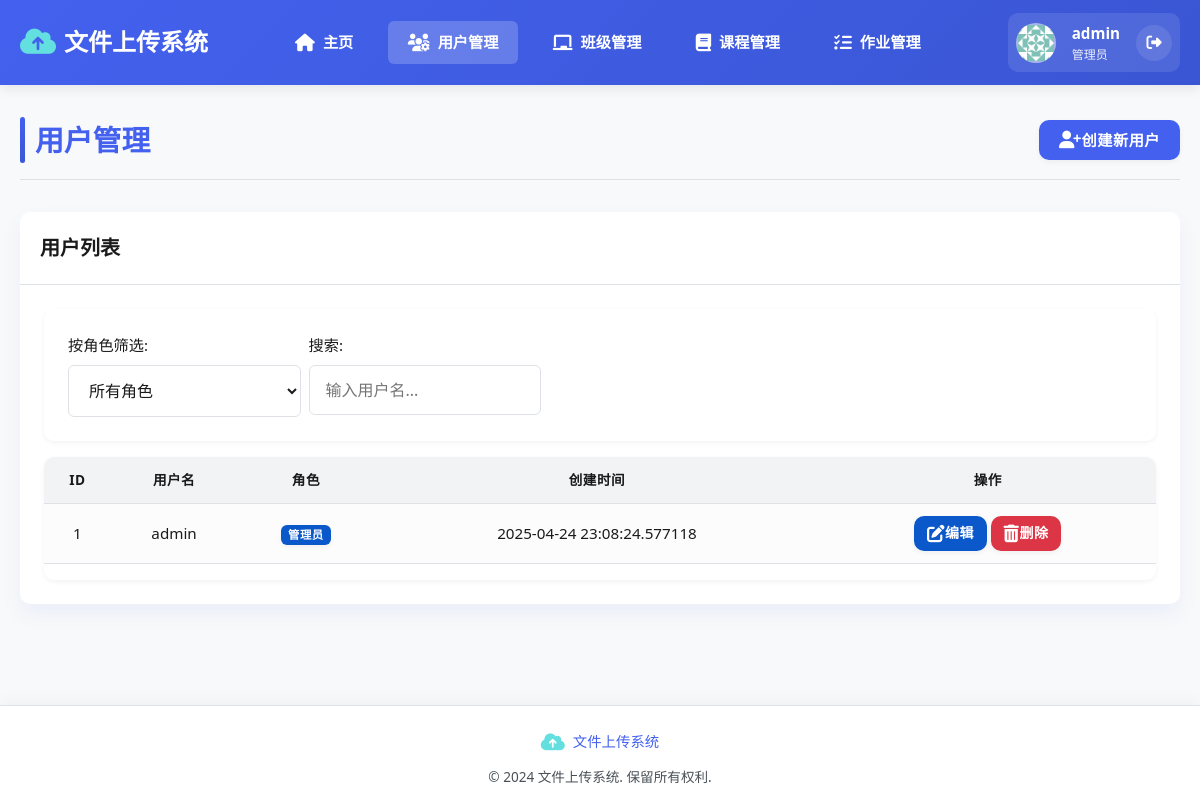
/admin/users (signed in), run on an earlier commit of the app's database.
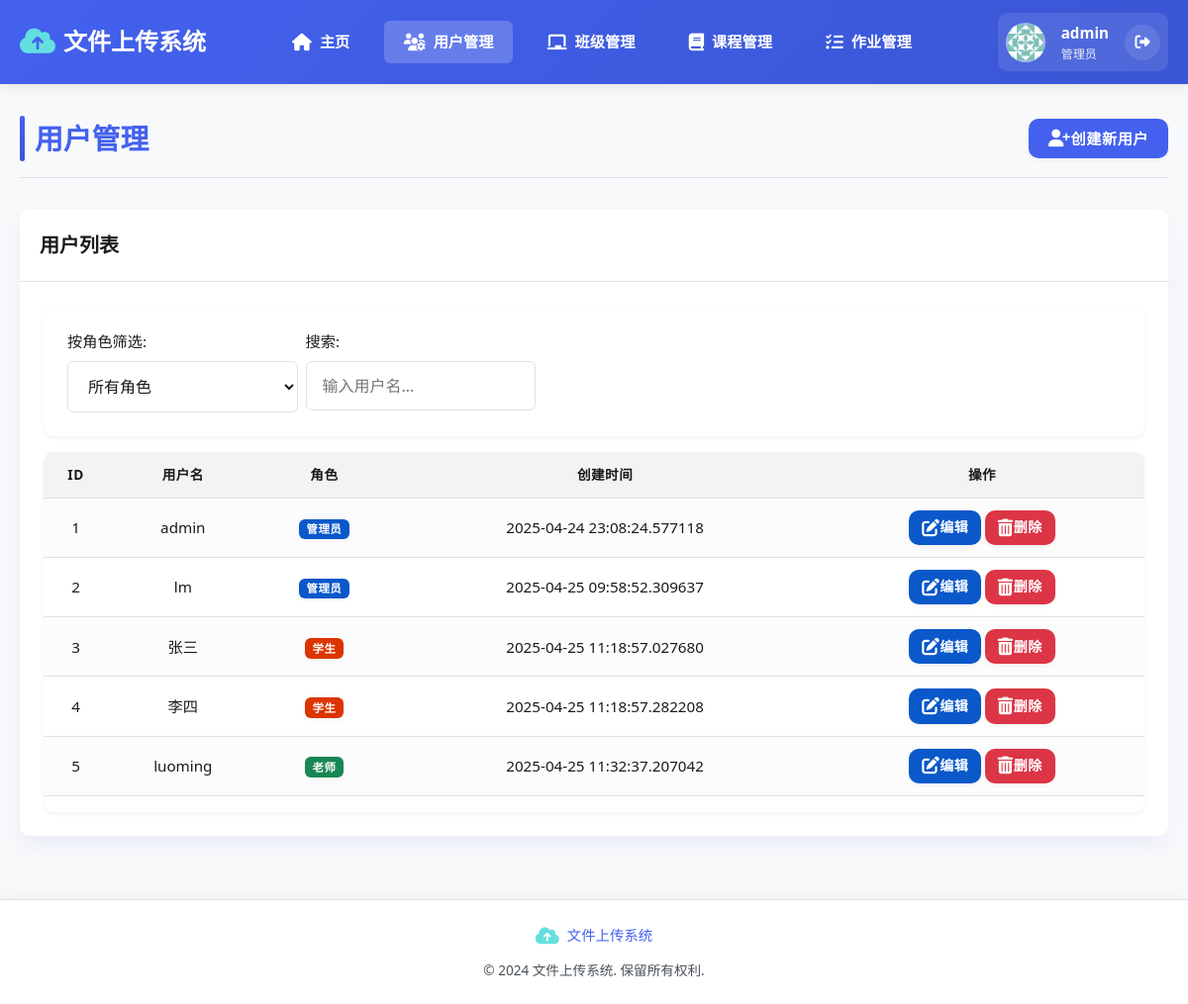
And on a later commit of the database.
### app/models/models.py (models this page shows)
class User(Base):
    __tablename__ = "users"
    id = Column(Integer, primary_key=True, index=True)
    username = Column(String, unique=True, index=True)
    hashed_password = Column(String)
    role = Column(String)  # admin, teacher, student
    created_at = Column(DateTime, default=datetime.datetime.now)
    classes = relationship("Class", secondary=class_student_association, back_populates="students")
    teacher_classes = relationship("Class", back_populates="teacher")
    assignments = relationship("Assignment", back_populates="teacher")
    submissions = relationship("Submission", back_populates="student")

### app/routers/users.py (the view)
@router.get("/admin/users", response_class=HTMLResponse, name="admin_panel")
async def admin_panel(
    request: Request,
    current_user: User = Depends(admin_required),
    db: Session = Depends(get_db)
):
    users = db.query(User).all()
    return templates.TemplateResponse(
        "admin_panel.html",
        {"request": request, "user": current_user, "users": users}
    )

### templates/admin_panel.html (shortened to what this page needs)
{% extends "layout.html" %}
{% block content %}
<div class="page-header">
    <h1>用户管理</h1>
    <div>
        <a href="{{ url_for('create_user_page') }}" class="btn btn-primary"><i class="fas fa-user-plus"></i> 创建新用户</a>
    </div>
</div>
<div class="card">
    <div class="card-header">
        <h2>用户列表</h2>
    </div>
    <div class="card-body">
        <div class="filter-section mb-3">
            <div class="d-flex gap-2">
                <div class="form-group">
                    <label for="filter-role">按角色筛选:</label>
                    <select id="filter-role" class="form-control">
                        <option value="all">所有角色</option>
                    </select>
                </div>
                <div class="form-group">
                    <label for="search">搜索:</label>
                    <input type="text" id="search" class="form-control" placeholder="输入用户名...">
                </div>
            </div>
        </div>
        <div class="table-responsive">
            <table class="table table-striped">
                <thead>
                    <tr>
                        <th>ID</th>
                        <th>用户名</th>
                        <th>角色</th>
                        <th>创建时间</th>
                        <th>操作</th>
                    </tr>
                </thead>
                <tbody>
                    {% for user in users %}
                    <tr data-role="{{ user.role }}">
                        <td>{{ user.id }}</td>
                        <td>{{ user.username }}</td>
                        <td>
                            {% if user.role == 'admin' %}
                            <span class="badge badge-info">管理员</span>
                            {% elif user.role == 'teacher' %}
                            <span class="badge badge-success">老师</span>
                            {% elif user.role == 'student' %}
                            <span class="badge badge-warning">学生</span>
                            {% endif %}
                        </td>
                        <td>{{ user.created_at }}</td>
                        <td>
                            <a href="{{ url_for('edit_user', user_id=user.id) }}" class="btn btn-sm btn-info"><i class="fas fa-edit"></i> 编辑</a>
                            <a href="{{ url_for('delete_user', user_id=user.id) }}" class="btn btn-sm btn-danger"><i class="fas fa-trash-alt"></i> 删除</a>
                        </td>
                    </tr>
                    {% endfor %}
                </tbody>
            </table>
        </div>
    </div>
</div>
{% endblock %}

### templates/layout.html (shortened to what this page needs)
<!DOCTYPE html>
<html lang="zh-CN">
<head>
    <link rel="stylesheet" href="https://cdnjs.cloudflare.com/ajax/libs/font-awesome/6.4.0/css/all.min.css">
    <link rel="stylesheet" href="{{ url_for('static', path='/css/style.css') }}">
</head>
<body>
    <header>
        <div class="container">
            <div class="navbar">
                <a href="/dashboard" class="logo">
                    <i class="fas fa-cloud-upload-alt"></i>
                    <span>文件上传系统</span>
                </a>
                <nav class="nav-links-container">
                    <ul class="nav-links">
                        <li><a href="{{ url_for('dashboard') }}" class="{{ 'active' if request.url.path == '/dashboard' }}"><i class="fas fa-home"></i> 主页</a></li>
                        {% if user.role == 'admin' %}
                        <li><a href="{{ url_for('admin_panel') }}" class="{{ 'active' if request.url.path == '/admin/users' }}"><i class="fas fa-users-cog"></i> 用户管理</a></li>
                        {% endif %}
                        {% if user.role == 'teacher' or user.role == 'admin' %}
                        <li><a href="{{ url_for('classes') }}" class="{{ 'active' if request.url.path == '/classes' }}"><i class="fas fa-chalkboard"></i> 班级管理</a></li>
                        <li><a href="{{ url_for('courses') }}" class="{{ 'active' if request.url.path == '/courses' }}"><i class="fas fa-book"></i> 课程管理</a></li>
                        <li><a href="{{ url_for('assignments') }}" class="{{ 'active' if request.url.path == '/assignments' }}"><i class="fas fa-tasks"></i> 作业管理</a></li>
                        {% endif %}
                    </ul>
                </nav>
                <div class="user-info">
                    <div class="user-avatar">
                        <img src="{{ url_for('static', path='/images/avatar.png') }}" alt="用户头像">
                    </div>
                    <div class="user-details">
                        <span class="user-name">{{ user.username }}</span>
                        <span class="user-role">{{ user.role|replace('admin', '管理员')|replace('teacher', '教师')|replace('student', '学生') }}</span>
                    </div>
                    <a href="{{ url_for('logout') }}" class="logout-btn"><i class="fas fa-sign-out-alt"></i></a>
                </div>
            </div>
        </div>
    </header>
    <div class="main-content">
        <div class="container">
            <div class="content-wrapper">
                {% block content %}{% endblock %}
            </div>
        </div>
    </div>
    <footer>
        <div class="container">
            <div class="footer-content">
                <div class="footer-logo">
                    <i class="fas fa-cloud-upload-alt"></i>
                    <span>文件上传系统</span>
                </div>
                <p class="copyright">&copy; 2024 文件上传系统. 保留所有权利.</p>
            </div>
        </div>
    </footer>
</body>
</html>

What changed in the data, as far as the page shows it:
added User: id "2", username "lm", role "管理员", created_at "2025-04-25 09:58:52.309637"
added User: id "3", username "张三", role "学生", created_at "2025-04-25 11:18:57.027680"
added User: id "4", username "李四", role "学生", created_at "2025-04-25 11:18:57.282208"
added User: id "5", username "luoming", role "老师", created_at "2025-04-25 11:32:37.207042"
